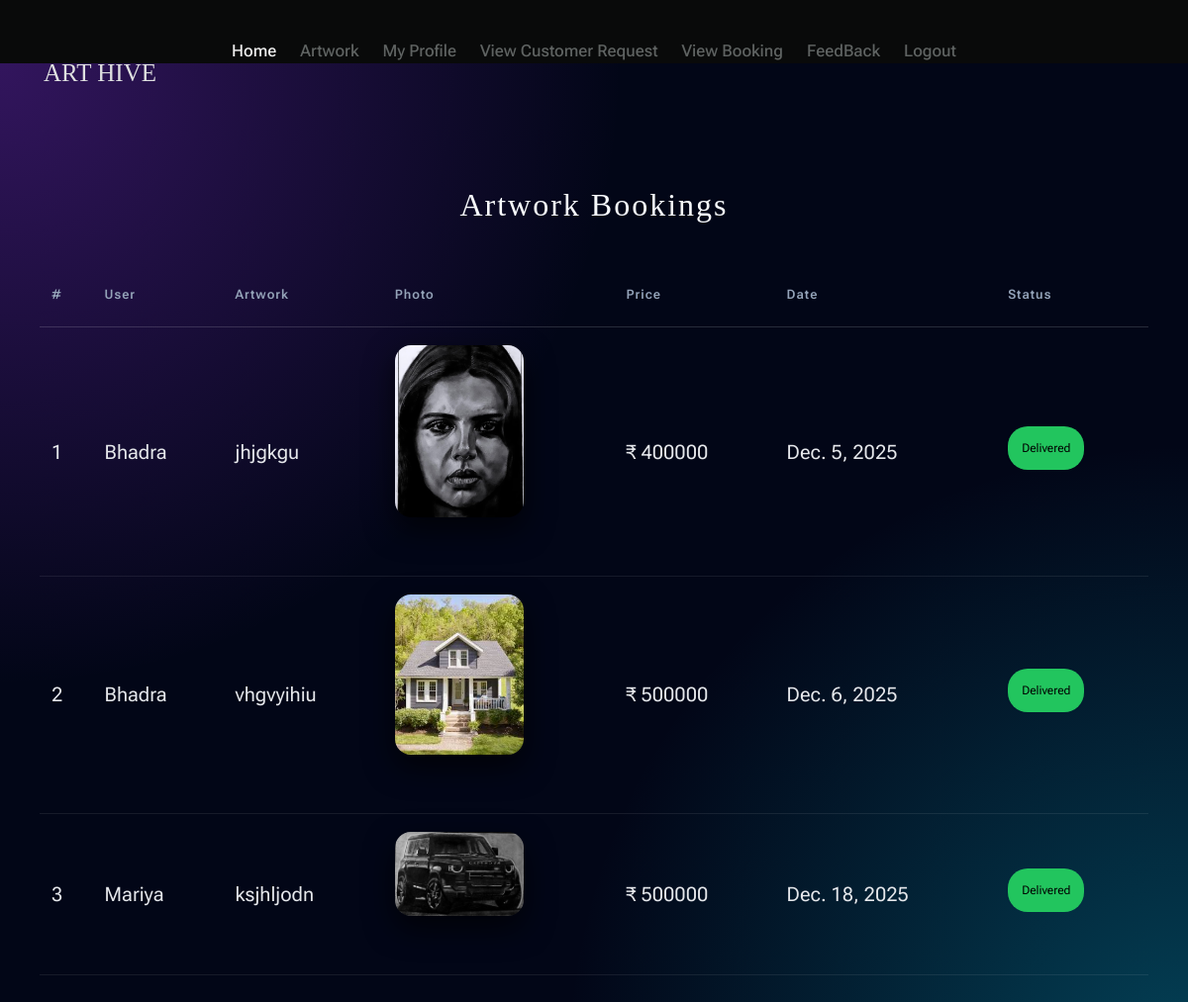
The page /Artist/ViewBooking/ on the database as committed earlier.
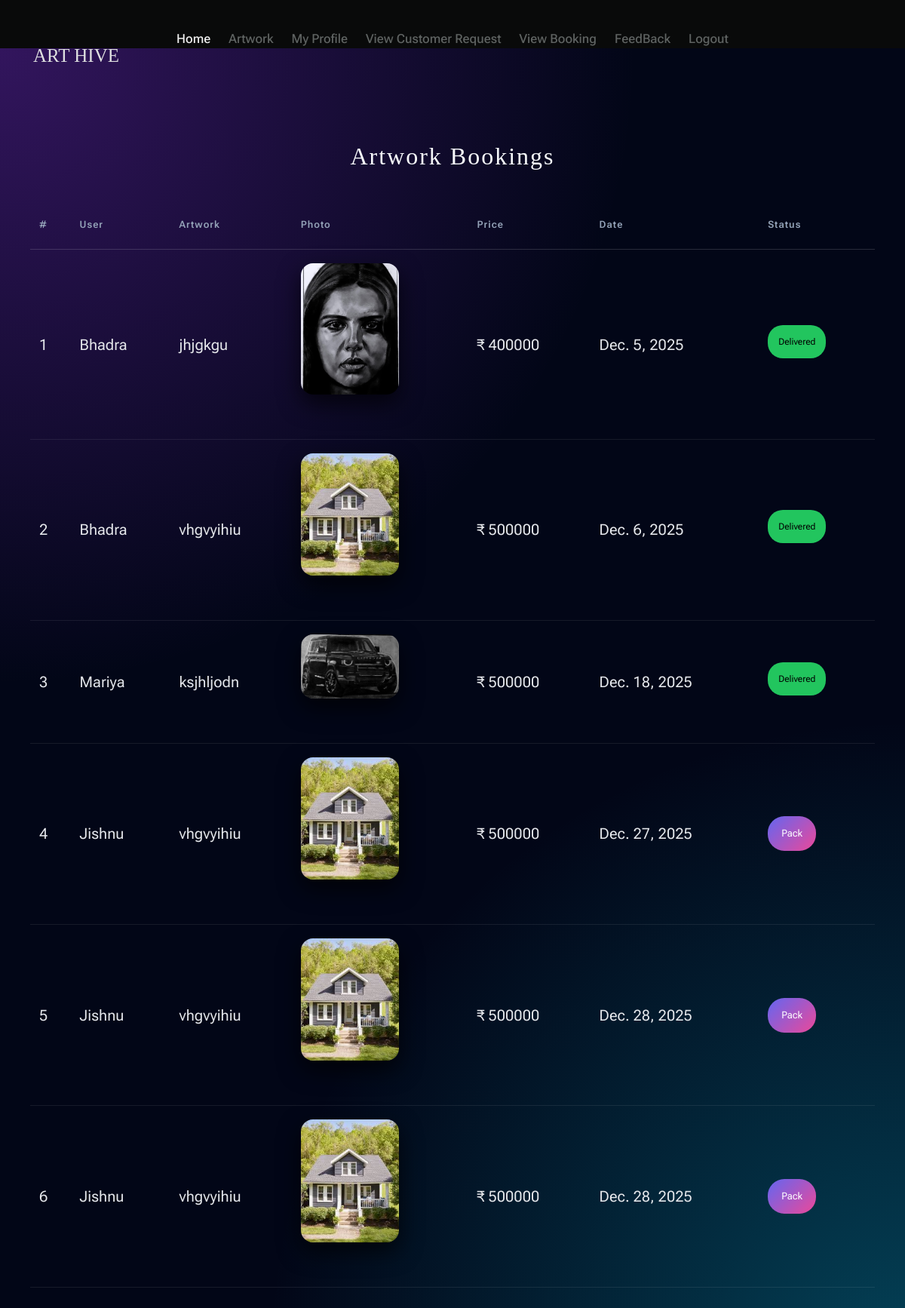
The same page on the database as committed later.
### User/models.py (models this page shows)
class tbl_booking(models.Model):
    booking_date=models.DateField(auto_now_add=True)
    booking_status=models.IntegerField(default=0)
    booking_amount=models.CharField(max_length=50,null=True)
    user_id=models.ForeignKey(tbl_user,on_delete=models.CASCADE)
    artwork_id=models.ForeignKey(tbl_artwork,on_delete=models.CASCADE)

### Guest/models.py (models this page shows)
class tbl_user(models.Model):
    user_name = models.CharField(max_length=200)
    user_email = models.CharField(max_length=200)
    user_contact = models.CharField(max_length=200)
    user_address = models.CharField(max_length=200)
    user_password = models.CharField(max_length=200)
    user_photo = models.FileField(upload_to="Assets/UserDocs/")
    place = models.ForeignKey(tbl_place,on_delete=models.CASCADE)

### Artist/models.py (models this page shows)
class tbl_artwork(models.Model):
    artwork_title=models.CharField(max_length=50)
    artwork_details=models.CharField(max_length=50)
    artwork_photo=models.FileField(upload_to="Assets/ArtistDocs/")
    artwork_price=models.CharField(max_length=50)
    artsubtype_id=models.ForeignKey(tbl_artsubtype,on_delete=models.CASCADE)
    artist=models.ForeignKey(tbl_artist,on_delete=models.CASCADE)

### Artist/views.py (the view)
# urls.py: path('ViewBooking/',views.ViewBooking,name="ViewBooking"),
def ViewBooking(request):
    bookData = tbl_booking.objects.all()
    return render(request,'Artist/ViewBooking.html',{'bookData':bookData})

### Artist/Templates/Artist/ViewBooking.html (shortened to what this page needs)
{% extends 'Artist/Header.html' %}
{% block content %}
<head>
</head>
<div class="booking-page">
    <h2 class="page-title">Artwork Bookings</h2>
    <table class="booking-table">
        <thead>
            <tr>
                <th>#</th>
                <th>User</th>
                <th>Artwork</th>
                <th>Photo</th>
                <th>Price</th>
                <th>Date</th>
                <th>Status</th>
            </tr>
        </thead>
        <tbody>
            {% for i in bookData %}
            <tr>
                <td>{{forloop.counter}}</td>
                <td>{{i.user_id.user_name}}</td>
                <td>{{i.artwork_id.artwork_details}}</td>
                <td>
                    <img src="{{i.artwork_id.artwork_photo.url}}" class="art-img">
                </td>
                <td>₹ {{i.artwork_id.artwork_price}}</td>
                <td>{{i.booking_date}}</td>
                <td>
                    {% if i.booking_status == 2 %}
                        <span class="status packed">Packed</span><br>
                        <a href="{% url 'Artist:tracking' i.id 3 %}" class="action-btn">Ship</a>
                    {% elif i.booking_status == 3 %}
                        <span class="status shipped">Shipped</span><br>
                        <a href="{% url 'Artist:tracking' i.id 4 %}" class="action-btn">Deliver</a>
                    {% elif i.booking_status == 4 %}
                        <span class="status delivered">Delivered</span>
                    {% else %}
                        <a href="{% url 'Artist:tracking' i.id 2 %}" class="action-btn">Pack</a>
                    {% endif %}
                </td>
            </tr>
            {% endfor %}
        </tbody>
    </table>
</div>
{% endblock %}

Rows that differ between the two databases and show on the page:
added tbl_booking: user_id.user_name "Jishnu", artwork_id.artwork_details "vhgvyihiu", artwork_id.artwork_photo (picture), artwork_id.artwork_price "500000", booking_date "Dec. 27, 2025", booking_status "Pack"
added tbl_booking: user_id.user_name "Jishnu", artwork_id.artwork_details "vhgvyihiu", artwork_id.artwork_photo (picture), artwork_id.artwork_price "500000", booking_date "Dec. 28, 2025", booking_status "Pack"
added tbl_booking: user_id.user_name "Jishnu", artwork_id.artwork_details "vhgvyihiu", artwork_id.artwork_photo (picture), artwork_id.artwork_price "500000", booking_date "Dec. 28, 2025", booking_status "Pack"
